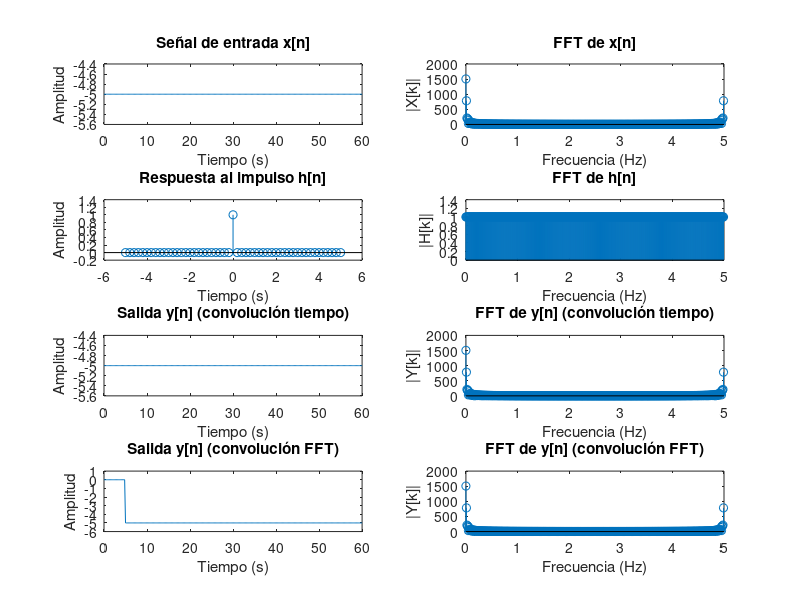

This chart was generated by the following MATLAB code:
% Parámetros iniciales
Fm = input("Ingrese la frecuencia de muestreo (Hz): ");
Nx = 301; % Número de muestras de la señal de entrada
Nh = 51;  % Tamaño del filtro
Fc = 800; % Frecuencia de corte (Hz)

% Definición del tiempo y señales de entrada
t = (0:Nx-1) / Fm; % Tiempo en segundos para la señal de entrada
x_n = -5 * cos(2 * pi * 100 * t) + 3 * sin(2 * pi * 1500 * t); % Señal de entrada

% Generar el filtro paso bajo con ventana de Hamming
n_h = -(Nh-1)/2 : (Nh-1)/2; % Índices para la respuesta al impulso
h_n = 2 * Fc / Fm * sinc(2 * Fc / Fm * n_h); % Respuesta al impulso ideal
w_hamming = hamming(Nh)'; % Ventana de Hamming
h_n = h_n .* w_hamming; % Aplicar la ventana al filtro

% Normalización del filtro
h_n = h_n / sum(h_n);

% Convolución directa en el dominio del tiempo
y_n_time = conv(x_n, h_n, 'same');

% Convolución en el dominio de la frecuencia usando FFT
N = 512; % Tamaño para la FFT
X_k = fft([x_n, zeros(1, N - length(x_n))]);
H_k = fft([h_n, zeros(1, N - length(h_n))]);
Y_k = X_k .* H_k;
y_n_fft = ifft(Y_k);

% Frecuencias analógicas (en Hz)
frequencies = (0:N-1) * (Fm / N);

% Gráficos en 4 filas y 2 columnas
figure;

% 1. Señal de entrada en el tiempo
subplot(4, 2, 1);
plot(t, x_n);
title('Señal de entrada x[n]');
xlabel('Tiempo (s)'); ylabel('Amplitud');

% 2. Espectro de la señal de entrada
subplot(4, 2, 2);
stem(frequencies, abs(X_k));
title('FFT de x[n]');
xlabel('Frecuencia (Hz)'); ylabel('|X[k]|');

% 3. Respuesta al impulso del filtro
subplot(4, 2, 3);
stem(n_h / Fm, h_n);
title('Respuesta al impulso h[n]');
xlabel('Tiempo (s)'); ylabel('Amplitud');

% 4. Espectro del filtro (FFT)
subplot(4, 2, 4);
stem(frequencies, abs(H_k));
title('FFT de h[n]');
xlabel('Frecuencia (Hz)'); ylabel('|H[k]|');

% 5. Salida por convolución en el tiempo
subplot(4, 2, 5);
plot(t, y_n_time(1:Nx));
title('Salida y[n] (convolución tiempo)');
xlabel('Tiempo (s)'); ylabel('Amplitud');

% 6. Espectro de la salida (convolución en el tiempo)
subplot(4, 2, 6);
stem(frequencies, abs(fft(y_n_time, N)));
title('FFT de y[n] (convolución tiempo)');
xlabel('Frecuencia (Hz)'); ylabel('|Y[k]|');

% 7. Salida por convolución en el dominio de la frecuencia
subplot(4, 2, 7);
plot(t, real(y_n_fft(1:Nx)));
title('Salida y[n] (convolución FFT)');
xlabel('Tiempo (s)'); ylabel('Amplitud');

% 8. Espectro de la salida (convolución FFT)
subplot(4, 2, 8);
stem(frequencies, abs(Y_k));
title('FFT de y[n] (convolución FFT)');
xlabel('Frecuencia (Hz)'); ylabel('|Y[k]|');


